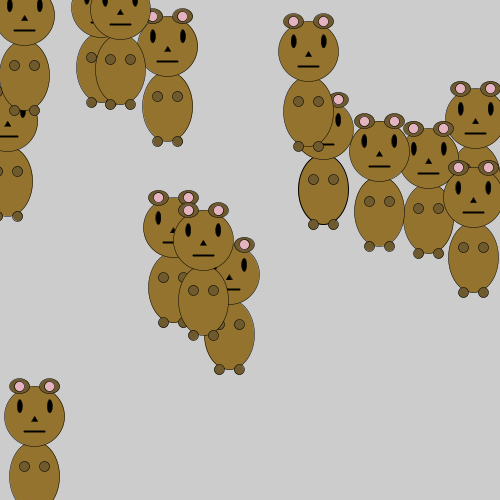
Frame 1 (no input)
Frame 60 (the mouse pressed at the canvas centre just before this capture): identical to frame 1, image omitted
Frame 120 (the mouse held since frame 60 and released just before this capture): identical to frame 1, image omitted

The Processing sketch that drew this single still picture (run headless with seeded random() and noise(); from frame 60 on, the mouse is pressed at the canvas centre):

// Processing sketch: RandomDogs
// ── RandomDogs.pde
int dogNumber = 1;          //sets the initial dog number to 1
int Totaldognumber = 15;    //sets the total number of dogs to 15


void setup()
{
  size(500, 500);
}

void dog(float dogHeadX, float dogHeadY)  // passes the parameters dogHeadX and dogHeadY in the dog function
{
  stroke(0);
  //integers related to the dimensions of the dog
  //int dogHeadX = width/2;    //these 2 lines had to be cut out because you are passing them as parameters in the function
  //int dogHeadY = height/2;
  int dogHeadRadius = 60;
  int dogBodyWidth = height - 190 - height/2;


  //dogBody
  fill(147, 115, 46);
  ellipse(dogHeadX, dogHeadY + dogBodyWidth, 50, 70);

  //dogHead
  fill(147, 115, 46);
  strokeWeight(0.5);
  ellipse(dogHeadX, dogHeadY, dogHeadRadius, dogHeadRadius);

  //dogEyes
  fill(0);
  ellipse(dogHeadX - 15, dogHeadY - 10, 5, 13);
  ellipse(dogHeadX + 15, dogHeadY - 10, 5, 13);

  //dogNose
  triangle(dogHeadX, dogHeadY, 
  dogHeadX - 3, dogHeadY + 5, 
  dogHeadX + 3, dogHeadY + 5);

  //dogMouth
  fill(0);
  strokeWeight(2);
  line(dogHeadX - 10, dogHeadY + 15, dogHeadX + 10, dogHeadY + 15);

  //dogEars
  strokeWeight(0.5);
  fill(111, 90, 46);
  ellipse(dogHeadX -15, dogHeadY - 30, 20, 15);
  ellipse(dogHeadX +15, dogHeadY - 30, 20, 15);
  fill(227, 179, 191);
  ellipse(dogHeadX - 15, dogHeadY - 30, 10, 10);
  ellipse(dogHeadX + 15, dogHeadY - 30, 10, 10);

  //dog Paws
  fill(111, 90, 46);
  ellipse(dogHeadX - 10, dogHeadY + 50, 10, 10);
  ellipse(dogHeadX + 10, dogHeadY + 50, 10, 10);

  //dogFeet
  ellipse(dogHeadX - 10, dogHeadY + 95, 10, 10);
  ellipse(dogHeadX + 10, dogHeadY + 95, 10, 10);
}


void draw()
{  
  while (dogNumber <= Totaldognumber)  //sets a condition that the total number of dogs has to be less than or equal 15
  {
    float dogX = random(0, width);     //makes a variable dogX which is set at random X cordinates
    float dogY = random(0, height);    //makes a variable dogY which is set at random Y cordinates
    dog(dogX, dogY);                  //passes a parameter dogX and dogY which replaces dogHeadX and dogHeadY

    dogNumber++;                     //adds 1 to the number of dogs up till the max, which is 15
  }
}
